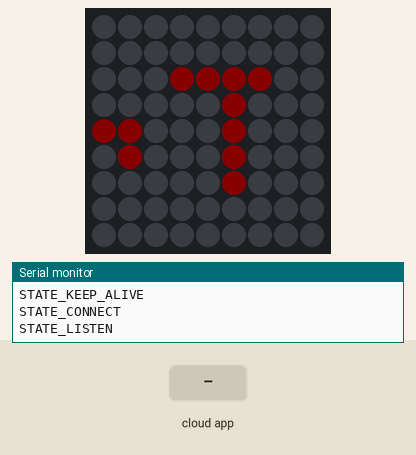
Bench run of a sketch on a simulated ESP8266 (NodeMCU). On the bench: 9×9 RGB LED matrix (first LED top left, wired row by row), the last lines printed to the serial monitor. Inputs (shaded band) come from the test bench. Dim RGB values are drawn brighter than linear; WiFi joins after 1.5 s; servers stay silent unless stated; no MQTT or app messages arrive unless stated; not simulated (calls return 0 or success): credentials.h.

Above: at 2.95 s.
3.0 s: the phone or cloud app sets hdisp to YELLOW
At 4.04 s:
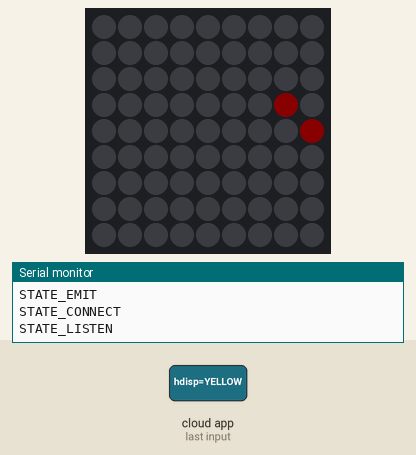
4.8 s: the phone or cloud app sets hdisp to BLUE
At 6.09 s:
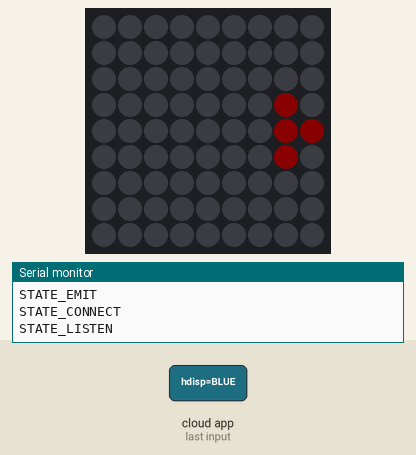
7.4 s: the phone or cloud app sets hdisp to GREEN
At 8.24 s:
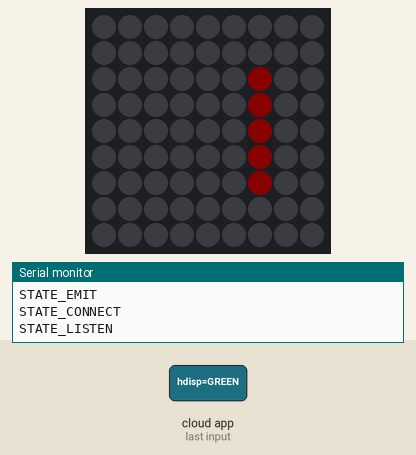
9.5 s: the phone or cloud app sets hdisp to CYAN
At 10.38 s:
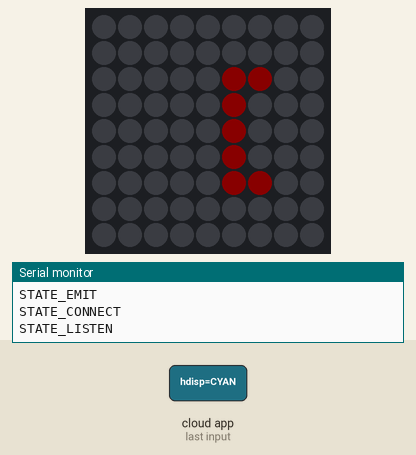
11.8 s: the phone or cloud app sets hdisp to MAGENTA
At 12.33 s:
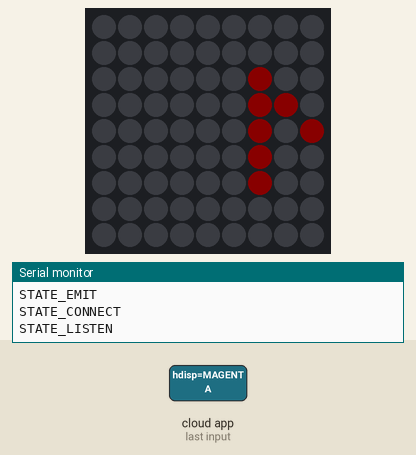
13.7 s: the phone or cloud app sets hdisp to WHITE
At 14.37 s:
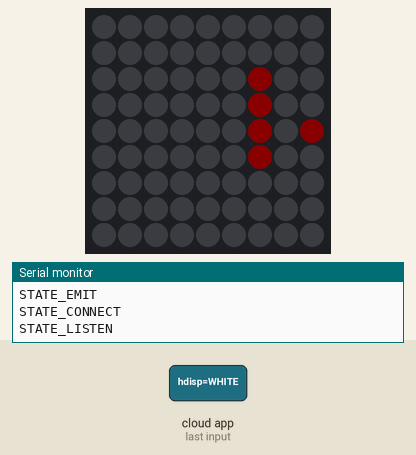

The sketch:

anylight.ino
```cpp
#include <Adafruit_GFX.h>
#include <Adafruit_NeoMatrix.h>
#include <Adafruit_NeoPixel.h>
#include <Ticker.h>

#include "Font5x55pt7b.h"
#include <ESP8266WiFi.h>
#include "FS.h"#include <Adafruit_MQTT.h>
#include <Adafruit_MQTT_Client.h>
#include <IRremoteESP8266.h>

/* for WLAN_SSID, WLAN_PASS, AIO_KEY */
#include "credentials.h"

/* for some handy colour names */
#include "colours.h"

/* Adafruit.io Setup */
#define AIO_SERVER      "io.adafruit.com"
#define AIO_SERVERPORT  8883                   // 8883 for MQTTS
#define AIO_USERNAME    "liyouzhou"

/* global state machine */
typedef enum {
    STATE_CONNECT,
    STATE_LISTEN,
    STATE_EMIT,
    STATE_KEEP_ALIVE
} the_heart_state_t;
the_heart_state_t state = STATE_CONNECT;

/* WiFiFlientSecure for SSL/TLS support */
WiFiClientSecure client;

/* Setup the MQTT client class by passing in the WiFi client and MQTT server and login details. */
Adafruit_MQTT_Client mqtt(&client, AIO_SERVER, AIO_SERVERPORT, AIO_USERNAME, AIO_KEY);

/* io.adafruit.com SHA1 fingerprint */
const char* fingerprint = "AD 4B 64 B3 67 40 B5 FC 0E 51 9B BD 25 E9 7F 88 B6 2A A3 5B";

/* Setup a feed. Notice MQTT paths for AIO follow the form: <username>/feeds/<feedname> */
Adafruit_MQTT_Subscribe display_msg_feed = Adafruit_MQTT_Subscribe(&mqtt, AIO_USERNAME "/f/hdisp");

/* workaround for spurious messages on first connect */
bool first_connect = false;

/* buffer to hold incoming mqtt messages */
char msg_buf[100] = {0};

/* neopixel pin */
#define PIN D8

/* globals to be used by text scroller */
Ticker scroller;
char scroll_buf[100] = {0};
int16_t X, Y;

/* declear the display matrix global */
Adafruit_NeoMatrix matrix = Adafruit_NeoMatrix(9, 9, PIN,
                                               NEO_MATRIX_BOTTOM + NEO_MATRIX_LEFT +
                                               NEO_MATRIX_ROWS + NEO_MATRIX_PROGRESSIVE,
                                               NEO_GRB + NEO_KHZ800);

uint16_t myRemapFn(uint16_t x_in, uint16_t y_in)
{
    int x = (int) x_in;
    int y = 8 - (int) y_in;

    if (x + y < 4 || x + y > 12 || x - y > 4 || x - y < -4)
    {
        /* out of bounds */
        return 100;
    }

    x -= 4;
    int row = -x + y;
    int col = (x + y) / 2;

    if (row % 2 == 0)
    {
        return row / 2 * 9 + col;
    }
    else
    {
        return row / 2 * 9 + 5 + (3 - col);
    }
}

const uint8_t large_heart[] PROGMEM = {
    0x36 << 1,
    0xff << 1,
    0xff << 1,
    0xff << 1,
    0x3e << 1,
    0x1c << 1,
    0x08 << 1
};

void scroll()
{
    int16_t x1, y1;
    uint16_t w, h;

    /* clear screen */
    matrix.fillScreen(0);

    /* move text left one pixel */
    X--;
    matrix.setCursor(X, Y);

    /* print text */
    matrix.print(scroll_buf);

    /* detect if scroll past end of text */
    matrix.getTextBounds((char*)scroll_buf, X, Y, &x1, &y1, &w, &h);
    if ( (x1 + w) <= 0 )
    {
        /* reset to start from outside of display boundary again */
        X = matrix.width();
    }

    /* flush to display */
    matrix.show();
}

void scrollText()
{
    /* reset cursor to outside of the display */
    X = matrix.width();
    Y = 6;

    /* stop any ongoing scroll */
    scroller.detach();

    /* start stroll update */
    scroller.attach_ms(100, scroll);
}

void verifyFingerprint()
{
    const char* host = AIO_SERVER;

    Serial.print("Connecting to ");
    Serial.println(host);

    if (!client.connect(host, AIO_SERVERPORT))
    {
        Serial.println("Connection failed. Halting execution.");
        while (1);
    }

    if (client.verify(fingerprint, host))
    {
        Serial.println("Connection secure.");
    }
    else
    {
        Serial.println("Connection insecure! Halting execution.");
        while (1);
    }
}

/* Function to connect and reconnect as necessary to the MQTT server.
 * Should be called in the loop function and it will take care if connecting.
 */
void MQTT_connect()
{
    int8_t ret;

    /* Stop if already connected. */
    if (mqtt.connected())
    {
        return;
    }

    Serial.print("Connecting to MQTT... ");

    uint8_t retries = 10;
    while ((ret = mqtt.connect()) != 0)
    {
        /* connect will return 0 for connected */
        Serial.println(mqtt.connectErrorString(ret));
        Serial.println("Retrying MQTT connection in 5 seconds...");
        mqtt.disconnect();
        delay(5000);  // wait 5 seconds
        retries--;
        if (retries == 0)
        {
            /* die and wait for WDT to reset */
            while (1);
        }
    }

    first_connect = true;
    Serial.println("MQTT Connected!");
}

void mqtt_msg_callback(char* buf, uint16_t len)
{
    /* print message */
    Serial.print("Received: ");
    for (uint16_t i = 0; i < len; i++)
    {
        Serial.print(buf[i]);
    }
    Serial.println();

    if (len >= sizeof(msg_buf))
    {
        Serial.println("Message Too Long!!!");
        return;
    }

    memcpy(msg_buf, buf, len);
    msg_buf[len] = 0;

    state = STATE_EMIT;
}

uint16_t colour_name_to_colour(char* buf)
{
    uint16_t color = 0;

    if (strcmp(msg_buf+1, "BLUE") == 0)
    {
        color = BLUE;
    }
    else if (strcmp(msg_buf+1, "GREEN") == 0)
    {
        color = GREEN;
    }
    else if (strcmp(msg_buf+1, "CYAN") == 0)
    {
        color = CYAN;
    }
    else if (strcmp(msg_buf+1, "MAGENTA") == 0)
    {
        color = MAGENTA;
    }
    else if (strcmp(msg_buf+1, "YELLOW") == 0)
    {
        color = YELLOW;
    }
    else if (strcmp(msg_buf+1, "WHITE") == 0)
    {
        color = WHITE;
    }
    else if (strcmp(msg_buf+1, "RED") == 0)
    {
        color = RED;
    }

    return color;
}

void emit()
{
    uint16_t len = strnlen(msg_buf, 100);
    if (len > 0 && len < 100)
    {
        uint8_t intensity, r, g, b;
        uint16_t color;

        switch(msg_buf[0])
        {
            case int('0'):
                intensity = atoi(msg_buf+1);
                matrix.setBrightness(intensity);
                break;

            case int('1'):
                matrix.setTextColor(colour_name_to_colour(msg_buf+1));
                break;

            case int('2'):
                r = atoi(msg_buf+1);
                g = atoi(msg_buf+5);
                b = atoi(msg_buf+9);
                color = uint8_t(r / float(UINT8_MAX) * 0x11111) << 11 |
                        uint8_t(g / float(UINT8_MAX) * 0x111111) << 5 |
                        uint8_t(b / float(UINT8_MAX) * 0x11111);
                Serial.println(r);
                Serial.println(g);
                Serial.println(b);
                Serial.println(color);
                matrix.setTextColor(color);
                break;

            case int('3'):
                /* stop any ongoing scroll */
                scroller.detach();
                /* fill screen */
                matrix.fillScreen(colour_name_to_colour(msg_buf+1));
                break;

            default:
                memcpy(scroll_buf, msg_buf, len);
                scroll_buf[len] = 0;
                scrollText();
                break;
        }

        /* flush to display */
        matrix.show();
    }
}

void setup()
{
    Serial.begin(115200);

    /* Connect to WiFi access point. */
    Serial.print("Connecting to ");
    Serial.println(WLAN_SSID);

    WiFi.begin(WLAN_SSID, WLAN_PASS);

    if (WiFi.waitForConnectResult() != WL_CONNECTED)
    {
        Serial.println("Unable to connect ot WIFI");
    }

    Serial.println("WiFi connected");
    Serial.println("IP address: ");
    Serial.println(WiFi.localIP());

    /* check the fingerprint of io.adafruit.com's SSL cert */
    verifyFingerprint();

    /* setup display */
    matrix.begin();
    matrix.setTextWrap(false);
    matrix.setBrightness(10);
    matrix.setTextColor(RED);
    matrix.setFont(&Font5x55pt7b);
    matrix.setRemapFunction(myRemapFn);

    /* clear screen */
    matrix.fillScreen(0);

    /* draw a heart */
//    matrix.drawBitmap(1, 2, large_heart, 7, 7, RED);
//    matrix.show();
    char s[] = "Still Hacking Anyway...";
    mqtt_msg_callback(s, strlen(s));

    /* setup feed callback and subscribe */
    display_msg_feed.setCallback(mqtt_msg_callback);
    mqtt.subscribe(&display_msg_feed);
}

void loop()
{
    static unsigned long last_ping = millis();

    switch (state)
    {
        case STATE_CONNECT:
            Serial.println("STATE_CONNECT");
            MQTT_connect();
            state = STATE_LISTEN;
            break;

        case STATE_LISTEN:
            Serial.println("STATE_LISTEN");
            mqtt.processPackets(1000);
            if (state == STATE_LISTEN)
            {
                state = STATE_KEEP_ALIVE;
            }
            break;

        case STATE_EMIT:
            Serial.println("STATE_EMIT");
            emit();
            state = STATE_CONNECT;
            break;

        case STATE_KEEP_ALIVE:
            Serial.println("STATE_KEEP_ALIVE");
            if (millis() - last_ping > 30 * 1000)
            {
                Serial.println("Pinging");
                mqtt.ping();
                last_ping = millis();
            }
            state = STATE_CONNECT;
            break;
    }
}
```

colours.h
```cpp
// Color definitions
#define BLACK    0x0000
#define BLUE     0x001F
#define RED      0xF800
#define GREEN    0x07E0
#define CYAN     0x07FF
#define MAGENTA  0xF81F
#define YELLOW   0xFFE0
#define WHITE    0xFFFF
```

Source omitted: Font5x55pt7b.h (data table, 7298 bytes)
